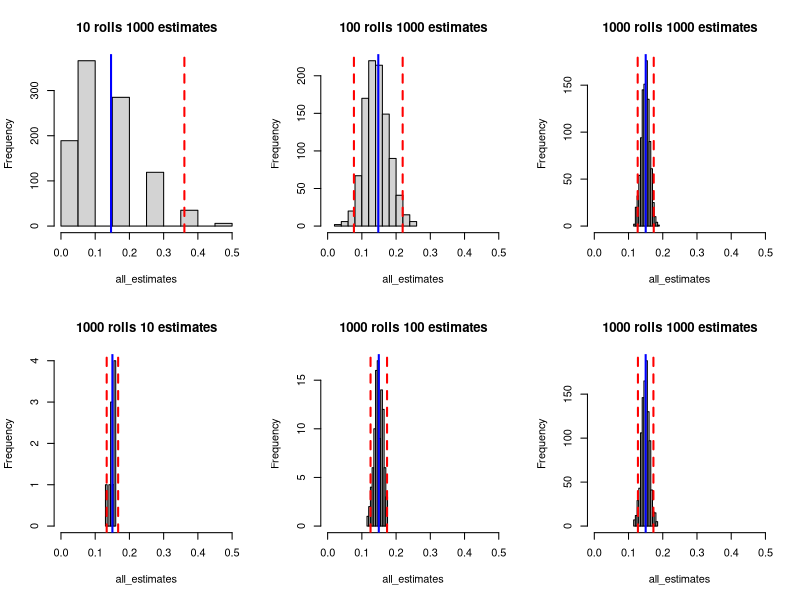

This figure's R source:
#function to simulate the roll of three fair dice, returning the sum
rollDie <- function() {
  die <- sample(1:6, 3)
  return(die)
}

# a function to estimate the probability of a sum of 10 when rolling three fair dice,
#returning that probability estimate. Include a parameter that indicates the number of rolls used in
#producing the estimate, defaulting to 1000.
oneEstimate <- function(num_rolls = 1000) {
  # this function returns the estimate of a sum of 10
  # when rolling three fair dice
  count <- 0
  for (i in 1:num_rolls) {
    if (sum(rollDie())== 10) {
      count <- count + 1
    }
  }
  return(count / num_rolls)
}

#a function that will create and return a vector of probability estimates, where each estimate is
#the result of calling your second function above. The current function should have a parameter
#that indicates the number of estimates in the vector (defaulting to 100) and the number of rolls used
#per estimate (defaulting to 1000). Return the vector of estimates at the end


getEstimates <- function(num_estimates = 100, num_rolls = 1000)
{
  # this function creates a vector of size num_estimates and fills
  # that vector with estimates of rolling a sum of 10 using
  # num_rolls rolls per computed estimate
  estimates <- rep(0, num_estimates)
  for (i in 1:num_estimates) {
    estimates[i] <- oneEstimate(num_rolls)
  }
  return(estimates)
}


#a separate function that, given a vector of probability estimates, will produce a histogram of
#those estimates, and will superimpose vertical lines for the mean and for the mean +/- two standard
#deviations.

oneHistogram <- function(num_rolls = 1000)
{
  all_estimates <- getEstimates(100, num_rolls)
  hist(all_estimates, xlim = c(0.05, 0.3))
  m <- mean(all_estimates)
  abline(v = m, col = "blue", lwd = 2)
  s <- sd(all_estimates)
  abline(v = c(m - 2*s, m + 2*s), col = "red", lwd = 2, lty = "dashed") 
}
#oneHistogram(100)

#par(mfrow = c(1,3)) # display 1 row, 3 columns

#Question 5, fixing the number of estimates at 1000 and changing number of rolls to 10, 1000, and 1000
par(mfrow = c(2,3)) # display 2 rows, 3 columns
oneHistogram <- function(num_estimates = 1000, num_rolls = 1000)
{
  all_estimates <- getEstimates(num_estimates, num_rolls)
  hist(all_estimates, xlim = c(0, 0.5), main = "")
  title(paste(num_rolls, "rolls", num_estimates, "estimates"))
  m <- mean(all_estimates)
  abline(v = m, col = "blue", lwd = 2)
  s <- sd(all_estimates)
  abline(v = c(m - 2*s, m + 2*s), col = "red", lwd = 2, lty = "dashed") 
  print(quantile(all_estimates, c(0.5, 0.75, 0.95, 0.99)))
}
oneHistogram(num_rolls = 10)
oneHistogram(num_rolls =  100)
oneHistogram(num_rolls = 1000)



#Question 6
oneHistogram(num_estimates = 10)
oneHistogram(num_estimates = 100)
oneHistogram(num_estimates = 1000)





